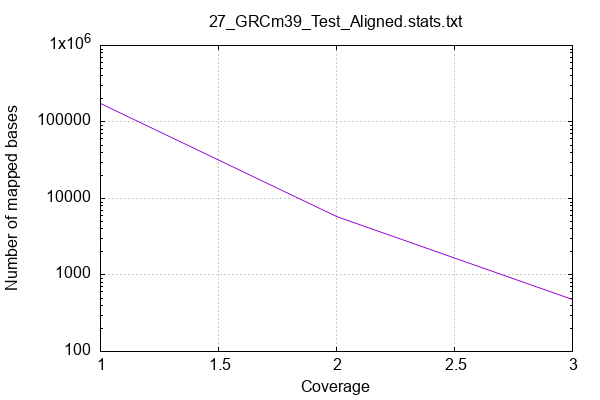

This figure's gnuplot source:

            set terminal png size 600,400 truecolor
            set output "plots/coverage.png"
            set grid xtics ytics y2tics back lc rgb "#cccccc"
            set ylabel "Number of mapped bases"
            set xlabel "Coverage"
            set log y
            set style fill solid border -1
            set title "27_GRCm39_Test_Aligned.stats.txt" noenhanced
            set xrange [:3]
            plot '-' with lines notitle
        1	175530
2	5758
3	482
4	159
5	2
end
